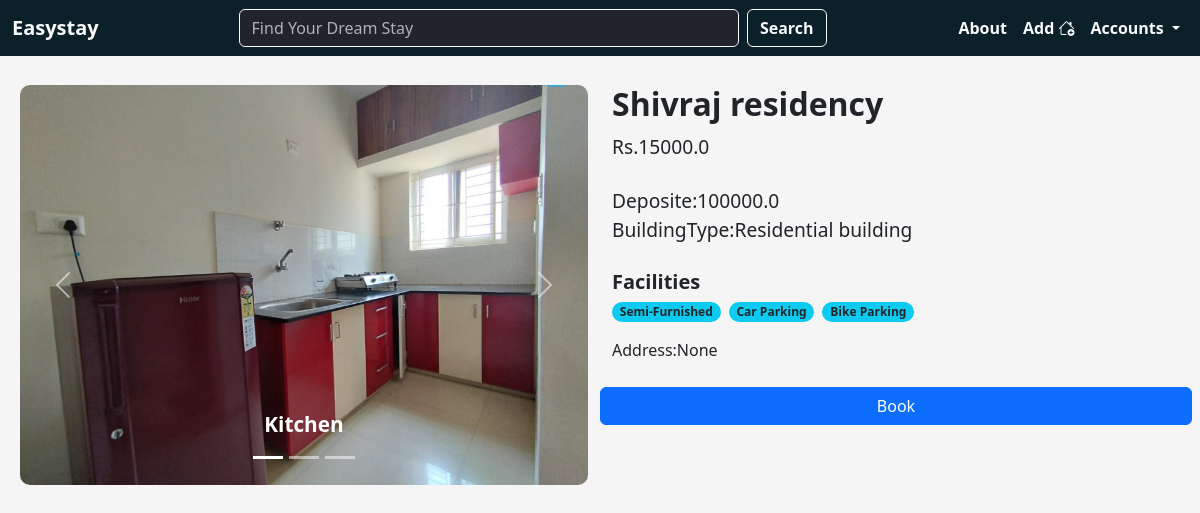
The page /building/5 on the database its author committed.
### mainapp/models.py (models this page shows, shortened)
class BuildingImage(models.Model):
    title = models.CharField(max_length=200)
    img = models.ImageField('building_images/')
    building = models.ForeignKey(Building, on_delete=models.CASCADE, related_name='building_images', null=True, blank =True)

class Building(models.Model):
    name = models.CharField(max_length=200)
    type = models.ForeignKey(BuildingType, on_delete=models.CASCADE, related_name='building_types')
    rent_price=models.FloatField(default=00000)
    deposit=models.FloatField(default=00000)
    thumbnail=models.ImageField(upload_to='buildings/', blank=True, null=True)
    address=models.ForeignKey(Address, on_delete=models.SET_NULL, blank=True, null=True, related_name='building_address' )
    facilities = models.ManyToManyField(Facility, related_name='building_facilities')

class BuildingType(models.Model):
    title = models.CharField(max_length=100)
    thumbnail = models.ImageField(upload_to='building_types/')
    def __str__(self):
        return f"{self.title.capitalize()} building"

class Facility(models.Model):
    title = models.CharField(max_length=100)

### mainapp/views.py (the view)
# urls.py: path('building/<int:pk>', views.BuildingDetails.as_view(), name= 'building_details'),
class BuildingDetails(DetailView):
    model = Building
    template_name = 'building_details.html'
    context_object_name = 'building'
    def get_context_data(self, **kwargs):
        context = super().get_context_data(**kwargs)
        images = BuildingImage.objects.filter(building=self.object)
        context['images'] = images
        facilities = self.object.facilities.all()
        context['facilities'] = facilities
        return context

### mainapp/templates/building_details.html (shortened to what this page needs)
{% extends 'base.html' %}
{% block content %}
<div class="container-fluid" id="building-details">
    <div class="row">
        <div class="col col-lg-6 col-12">
            <div id="carouselExampleCaptions" class="carousel slide">
                <div class="carousel-indicators">
                    <button type="button" data-bs-target="#carouselExampleCaptions" data-bs-slide-to="0" class="active"
                        aria-current="true" aria-label="Slide 1"></button>
                    <button type="button" data-bs-target="#carouselExampleCaptions" data-bs-slide-to="1"
                        aria-label="Slide 2"></button>
                    <button type="button" data-bs-target="#carouselExampleCaptions" data-bs-slide-to="2"
                        aria-label="Slide 3"></button>
                </div>
                <div class="carousel-inner">
                    {% if images %}
                    {% for image in images %}
                    <div class="carousel-item {% if forloop.first %}active{% endif %}">
                        <img src="{{image.img.url}}" class="d-block w-80" alt="...">
                        <div class="carousel-caption d-none d-md-block" id="caption">
                            <h5>{{image.title.capitalize}}</h5>
                        </div>
                    </div>
                    {% endfor %}
                    {% endif %}
                </div>
                <button class="carousel-control-prev" type="button" data-bs-target="#carouselExampleCaptions"
                    data-bs-slide="prev">
                    <span class="carousel-control-prev-icon" aria-hidden="true"></span>
                </button>
                <button class="carousel-control-next" type="button" data-bs-target="#carouselExampleCaptions"
                    data-bs-slide="next">
                    <span class="carousel-control-next-icon" aria-hidden="true"></span>
                </button>
            </div>
        </div>
        <div class="col col-12 col-lg-6">
            <h2>
                {{building.name.capitalize}}
            </h2>
            <p>
                Rs.{{building.rent_price}}
            </p>
            <p>
                Deposite:{{building.deposit}}<br>
                BuildingType:{{building.type}}<br>
            <div class="mb-3">
                <h5 class="fw-semibold">Facilities</h5>
                {% if facilities %}
                <div class="d-flex flex-wrap gap-2">
                    {% for facility in facilities %}
                    <span class="badge rounded-pill bg-info text-dark">{{ facility.title }}</span>
                    {% endfor %}
                </div>
                {% else %}
                <span class="text-muted">No facilities listed</span>
                {% endif %}
            </div>
            Address:{{building.address}}
            </p>
            <div class="row">
                {% if user.is_staff %}
                <a href="{% url 'add_pictures' building.pk %}" class="col-sm-4 btn btn-secondary">Add Pictures</a>
                <a href="{% url 'updatebuilding' building.pk %}" class="col-sm-4 btn btn-warning">Update</a>
                <a href="{% url 'deletebuilding' building.pk %}" class="col-sm-4 btn btn-danger">Delete<i
                        class="bi bi-trash3-fill"></i></a>
                {% else %}
                <a href="{% url 'book' building.id %}" class="col-sm-4 btn btn-primary mx-auto">Book</a>
                {% endif %}
            </div>
        </div>
    </div>
</div>
{% endblock %}

### static/css/style.css (style rules this page uses)
* { padding: 0; margin: 0; box-sizing: border-box; }

### rows shown on the page
BuildingImage: img (picture), title "Kitchen"
Building: name "Shivraj residency", rent_price "15000.0", deposit "100000.0", type "Residential building", address "None"
Facility: title "Semi-Furnished"
Facility: title "Car Parking"
Facility: title "Bike Parking"
